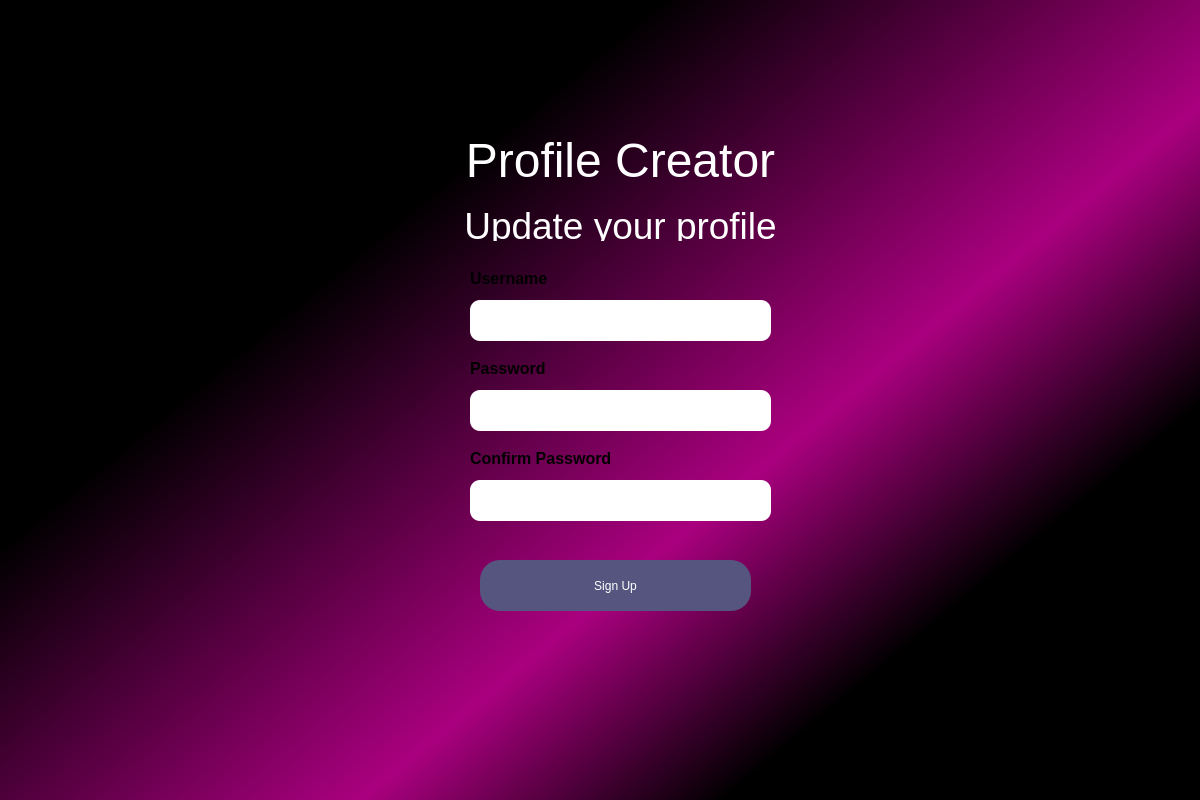
<?xml version="1.0" encoding="UTF-8"?>
<ui version="4.0">
 <class>Dialog</class>
 <widget class="QDialog" name="Dialog">
  <property name="geometry">
   <rect>
    <x>0</x>
    <y>0</y>
    <width>1200</width>
    <height>800</height>
   </rect>
  </property>
  <property name="windowTitle">
   <string>Dialog</string>
  </property>
  <widget class="QWidget" name="widget" native="true">
   <property name="geometry">
    <rect>
     <x>0</x>
     <y>0</y>
     <width>1200</width>
     <height>800</height>
    </rect>
   </property>
   <property name="styleSheet">
    <string notr="true">QWidget#widget{
background-color:qlineargradient(spread:pad, x1:0.238, y1:0.386682, x2:0.960298, y2:0.966, stop:0 rgba(0, 0, 0, 255), stop:0.466501 rgba(170, 0, 127, 255), stop:0.719603 rgba(0, 0, 0, 255))}</string>
   </property>
   <widget class="QLabel" name="label">
    <property name="geometry">
     <rect>
      <x>450</x>
      <y>120</y>
      <width>341</width>
      <height>81</height>
     </rect>
    </property>
    <property name="font">
     <font>
      <pointsize>36</pointsize>
      <italic>false</italic>
      <bold>false</bold>
     </font>
    </property>
    <property name="styleSheet">
     <string notr="true">font: 36pt &quot;Segoe UI&quot;;
color: rgb(255, 255, 255);</string>
    </property>
    <property name="text">
     <string>Profile Creator</string>
    </property>
    <property name="alignment">
     <set>Qt::AlignCenter</set>
    </property>
   </widget>
   <widget class="QLabel" name="label_2">
    <property name="geometry">
     <rect>
      <x>460</x>
      <y>210</y>
      <width>321</width>
      <height>31</height>
     </rect>
    </property>
    <property name="font">
     <font>
      <pointsize>28</pointsize>
      <italic>false</italic>
      <bold>false</bold>
     </font>
    </property>
    <property name="styleSheet">
     <string notr="true">color:rgb(255, 255, 255);
font: 28pt &quot;Microsoft Himalaya&quot;;</string>
    </property>
    <property name="text">
     <string>Update your profile</string>
    </property>
    <property name="scaledContents">
     <bool>false</bool>
    </property>
    <property name="alignment">
     <set>Qt::AlignCenter</set>
    </property>
   </widget>
   <widget class="QPushButton" name="signup_button">
    <property name="geometry">
     <rect>
      <x>480</x>
      <y>560</y>
      <width>271</width>
      <height>51</height>
     </rect>
    </property>
    <property name="styleSheet">
     <string notr="true">border-radius:20px;
background-color: rgb(85, 85, 127);

color: rgb(255, 255, 255);
font: 900 14pt &quot;Segoe UI&quot;;</string>
    </property>
    <property name="text">
     <string>Sign Up</string>
    </property>
   </widget>
   <widget class="QLineEdit" name="email_field">
    <property name="geometry">
     <rect>
      <x>470</x>
      <y>300</y>
      <width>301</width>
      <height>41</height>
     </rect>
    </property>
    <property name="autoFillBackground">
     <bool>false</bool>
    </property>
    <property name="styleSheet">
     <string notr="true">/*To make the object transparent 
background-color:rgba(0,0,0,0); */
/*to remove border*/

border-width: 0px;
border-style: solid;
border-radius:10px;
font: 10pt &quot;Terminal&quot;;
</string>
    </property>
    <property name="text">
     <string/>
    </property>
   </widget>
   <widget class="QLineEdit" name="password_field">
    <property name="geometry">
     <rect>
      <x>470</x>
      <y>390</y>
      <width>301</width>
      <height>41</height>
     </rect>
    </property>
    <property name="font">
     <font>
      <pointsize>10</pointsize>
      <italic>false</italic>
      <bold>false</bold>
      <kerning>true</kerning>
     </font>
    </property>
    <property name="autoFillBackground">
     <bool>false</bool>
    </property>
    <property name="styleSheet">
     <string notr="true">border-width: 0px;
 border-style: solid;
border-radius:10px;
font: 10pt &quot;Terminal&quot;;</string>
    </property>
   </widget>
   <widget class="QLabel" name="label_3">
    <property name="geometry">
     <rect>
      <x>470</x>
      <y>270</y>
      <width>91</width>
      <height>16</height>
     </rect>
    </property>
    <property name="font">
     <font>
      <pointsize>12</pointsize>
      <italic>false</italic>
      <bold>true</bold>
     </font>
    </property>
    <property name="styleSheet">
     <string notr="true">color:rgb(255, 255, 255);
color: rgb(0, 0, 0);
font: 700 12pt &quot;Segoe UI&quot;;
/*To make the object transparent */
background-color:rgba(0,0,0,0);</string>
    </property>
    <property name="text">
     <string>Username</string>
    </property>
   </widget>
   <widget class="QLabel" name="label_4">
    <property name="geometry">
     <rect>
      <x>470</x>
      <y>360</y>
      <width>91</width>
      <height>16</height>
     </rect>
    </property>
    <property name="font">
     <font>
      <pointsize>12</pointsize>
      <italic>false</italic>
      <bold>true</bold>
     </font>
    </property>
    <property name="styleSheet">
     <string notr="true">color:rgb(255, 255, 255);
color: rgb(0, 0, 0);
font: 700 12pt &quot;Segoe UI&quot;;
/*To make the object transparent */
background-color:rgba(0,0,0,0);</string>
    </property>
    <property name="text">
     <string>Password</string>
    </property>
   </widget>
   <widget class="QLabel" name="error_field">
    <property name="geometry">
     <rect>
      <x>470</x>
      <y>530</y>
      <width>291</width>
      <height>16</height>
     </rect>
    </property>
    <property name="font">
     <font>
      <pointsize>10</pointsize>
      <italic>true</italic>
      <bold>true</bold>
     </font>
    </property>
    <property name="styleSheet">
     <string notr="true">font: 700 italic 10pt &quot;Segoe UI&quot;;
</string>
    </property>
    <property name="text">
     <string/>
    </property>
   </widget>
   <widget class="QLineEdit" name="confirm_pass_field">
    <property name="geometry">
     <rect>
      <x>470</x>
      <y>480</y>
      <width>301</width>
      <height>41</height>
     </rect>
    </property>
    <property name="font">
     <font>
      <pointsize>10</pointsize>
      <italic>false</italic>
      <bold>false</bold>
      <kerning>true</kerning>
     </font>
    </property>
    <property name="autoFillBackground">
     <bool>false</bool>
    </property>
    <property name="styleSheet">
     <string notr="true">border-width: 0px;
 border-style: solid;
border-radius:10px;
font: 10pt &quot;Terminal&quot;;</string>
    </property>
   </widget>
   <widget class="QLabel" name="label_5">
    <property name="geometry">
     <rect>
      <x>470</x>
      <y>450</y>
      <width>151</width>
      <height>16</height>
     </rect>
    </property>
    <property name="font">
     <font>
      <pointsize>12</pointsize>
      <italic>false</italic>
      <bold>true</bold>
     </font>
    </property>
    <property name="styleSheet">
     <string notr="true">color:rgb(255, 255, 255);
color: rgb(0, 0, 0);
font: 700 12pt &quot;Segoe UI&quot;;
/*To make the object transparent */
background-color:rgba(0,0,0,0);</string>
    </property>
    <property name="text">
     <string>Confirm Password</string>
    </property>
   </widget>
  </widget>
 </widget>
 <resources/>
 <connections/>
</ui>
